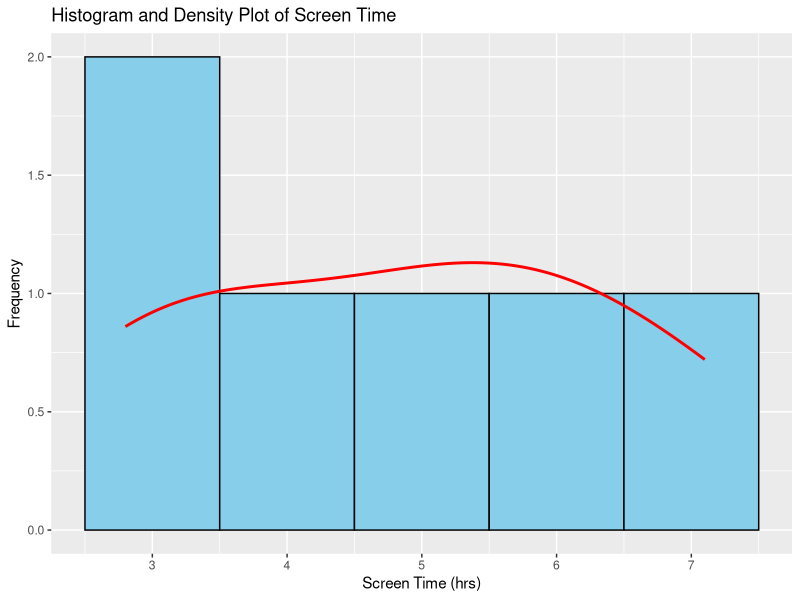

Source code (R):
library(ggplot2)
mobile <- data.frame(
  User_ID=c("U01","U02","U03","U04","U05","U06"),
  Gender=c("Male","Female","Male","Female","Male","Female"),
  Age=c(20,22,19,21,23,20),
  Screen_Time=c(4.5,6.0,3.2,7.1,2.8,5.4),
  App_Usage_Count=c(18,25,12,30,10,22),
  Data_Used=c(2.4,3.8,1.6,4.5,1.2,3.1),
  Satisfaction=c(3,5,3,5,2,4),
  Usage_Date=c("2025-01-08","2025-01-08","2025-02-11","2025-02-11","2025-03-14","2025-03-14")
)
ggplot(mobile,aes(x=Screen_Time))+
  geom_histogram(binwidth=1,fill="skyblue",color="black")+
  geom_density(aes(y=after_stat(count)),color="red",linewidth=1)+
  labs(title="Histogram and Density Plot of Screen Time",
       x="Screen Time (hrs)",
       y="Frequency")
